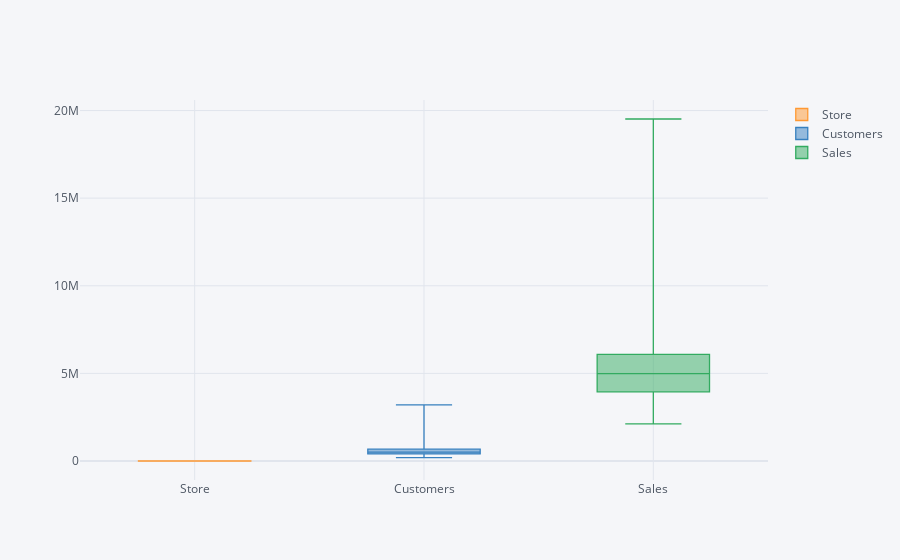

Notebook code for this chart:
### Code cell
base_df.iplot(kind='box')

### Figure 1 — Plotly figure (JSON) as saved in the notebook; plotly's stock layout.template omitted (floating-point values rounded to 4 significant figures; data arrays with more than 128 entries replaced by an {"elided": "..."} marker saying what was removed)
{"data": [{"boxpoints": false, "line": {"width": 1.3}, "marker": {"color": "rgba(255, 153, 51, 1.0)"}, "name": "Store", "orientation": "v", "type": "box", "y": {"elided": "1115 int values"}}, {"boxpoints": false, "line": {"width": 1.3}, "marker": {"color": "rgba(55, 128, 191, 1.0)"}, "name": "Customers", "orientation": "v", "type": "box", "y": {"elided": "1115 int values"}}, {"boxpoints": false, "line": {"width": 1.3}, "marker": {"color": "rgba(50, 171, 96, 1.0)"}, "name": "Sales", "orientation": "v", "type": "box", "y": {"elided": "1115 int values"}}], "layout": {"legend": {"bgcolor": "#F5F6F9", "font": {"color": "#4D5663"}}, "paper_bgcolor": "#F5F6F9", "plot_bgcolor": "#F5F6F9", "title": {"font": {"color": "#4D5663"}}, "xaxis": {"gridcolor": "#E1E5ED", "showgrid": true, "tickfont": {"color": "#4D5663"}, "title": {"font": {"color": "#4D5663"}, "text": ""}, "zerolinecolor": "#E1E5ED"}, "yaxis": {"gridcolor": "#E1E5ED", "showgrid": true, "tickfont": {"color": "#4D5663"}, "title": {"font": {"color": "#4D5663"}, "text": ""}, "zerolinecolor": "#E1E5ED"}}}
